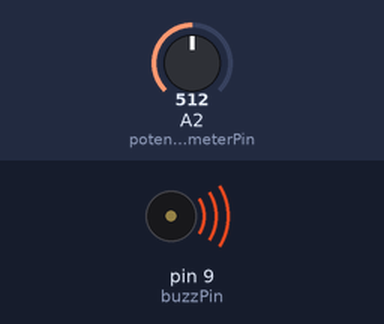
Recording of a sketch running on a simulated Arduino Uno, built with avr-gcc and run on an emulated ATmega328P. Parts: buzzer (waves = sounding). The test bench sets the inputs (shaded band); at power-on: A2 (potentiometerPin) = 512.

Above: at 0.1 s.
Timing chart, 0 to 1.6 s (numbered marks = the images above):
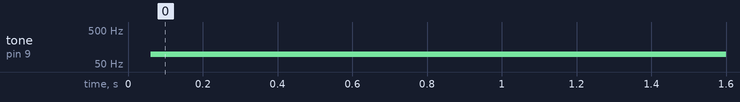

Measured:
- by itself, tone on pin 9 (buzzPin): silent → 98 Hz at 0.06 s

The sketch:

Arduino_Tutorial_24_Understanding_Passive_Buzzers.ino
```cpp
int buzzPin = 9;
unsigned int buzzTime;
// Question: What is the significance of this in the real world?
int potentiometerPin = A2;
int potentiometerOutput;


void setup() {
  // put your setup code here, to run once:
  pinMode(buzzPin, OUTPUT);
  pinMode(potentiometerPin, INPUT);
  Serial.begin(9600); //Does our baud rate need to change because were working with microseconds??

}

void loop() {
  // put your main code here, to run repeatedly:
   potentiometerOutput = analogRead(potentiometerPin);

  // Map the potentiometer value (0-1023) to the desired delay range (10000-60 microseconds)
  buzzTime = map(potentiometerOutput, 0, 1023, 60, 10000);

  // Generate the buzz tone
  digitalWrite(buzzPin, HIGH);
  delayMicroseconds(buzzTime);
  digitalWrite(buzzPin, LOW);
  delayMicroseconds(buzzTime);
}
// To make it buzz, have to turn on/off continuously
// Need a "buzztime 1"
// Need "buzztime 2"
// These allow for different tones
// Learning today: there is a base method called delayMicroseconds


// Homework
// To the left: 10000 microsecond delay
// To the right: 60 microsecond delay
// Hint: To do this, math will be needed.
// So analogRead probably reads in MilliSeconds, so we'll have to probably multiply the reading by 1000 because 
```
